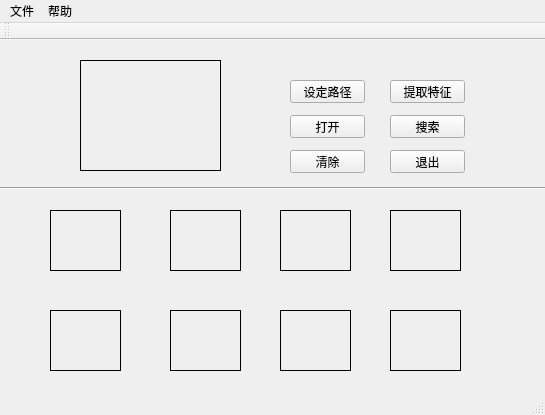
<?xml version="1.0" encoding="UTF-8"?>
<ui version="4.0">
 <class>MainWindow</class>
 <widget class="QMainWindow" name="MainWindow">
  <property name="geometry">
   <rect>
    <x>0</x>
    <y>0</y>
    <width>545</width>
    <height>415</height>
   </rect>
  </property>
  <property name="windowTitle">
   <string>chapter9</string>
  </property>
  <widget class="QWidget" name="centralWidget">
   <widget class="QLabel" name="label1">
    <property name="geometry">
     <rect>
      <x>80</x>
      <y>20</y>
      <width>141</width>
      <height>111</height>
     </rect>
    </property>
    <property name="frameShape">
     <enum>QFrame::Box</enum>
    </property>
    <property name="text">
     <string/>
    </property>
   </widget>
   <widget class="QLabel" name="label2">
    <property name="geometry">
     <rect>
      <x>50</x>
      <y>170</y>
      <width>71</width>
      <height>61</height>
     </rect>
    </property>
    <property name="frameShape">
     <enum>QFrame::Box</enum>
    </property>
    <property name="text">
     <string/>
    </property>
   </widget>
   <widget class="QLabel" name="label3">
    <property name="geometry">
     <rect>
      <x>170</x>
      <y>170</y>
      <width>71</width>
      <height>61</height>
     </rect>
    </property>
    <property name="frameShape">
     <enum>QFrame::Box</enum>
    </property>
    <property name="text">
     <string/>
    </property>
   </widget>
   <widget class="QLabel" name="label4">
    <property name="geometry">
     <rect>
      <x>280</x>
      <y>170</y>
      <width>71</width>
      <height>61</height>
     </rect>
    </property>
    <property name="frameShape">
     <enum>QFrame::Box</enum>
    </property>
    <property name="text">
     <string/>
    </property>
   </widget>
   <widget class="QLabel" name="label5">
    <property name="geometry">
     <rect>
      <x>390</x>
      <y>170</y>
      <width>71</width>
      <height>61</height>
     </rect>
    </property>
    <property name="frameShape">
     <enum>QFrame::Box</enum>
    </property>
    <property name="text">
     <string/>
    </property>
   </widget>
   <widget class="QLabel" name="label6">
    <property name="geometry">
     <rect>
      <x>50</x>
      <y>270</y>
      <width>71</width>
      <height>61</height>
     </rect>
    </property>
    <property name="frameShape">
     <enum>QFrame::Box</enum>
    </property>
    <property name="text">
     <string/>
    </property>
   </widget>
   <widget class="QLabel" name="label7">
    <property name="geometry">
     <rect>
      <x>170</x>
      <y>270</y>
      <width>71</width>
      <height>61</height>
     </rect>
    </property>
    <property name="frameShape">
     <enum>QFrame::Box</enum>
    </property>
    <property name="text">
     <string/>
    </property>
   </widget>
   <widget class="QLabel" name="label8">
    <property name="geometry">
     <rect>
      <x>280</x>
      <y>270</y>
      <width>71</width>
      <height>61</height>
     </rect>
    </property>
    <property name="frameShape">
     <enum>QFrame::Box</enum>
    </property>
    <property name="text">
     <string/>
    </property>
   </widget>
   <widget class="QLabel" name="label9">
    <property name="geometry">
     <rect>
      <x>390</x>
      <y>270</y>
      <width>71</width>
      <height>61</height>
     </rect>
    </property>
    <property name="frameShape">
     <enum>QFrame::Box</enum>
    </property>
    <property name="text">
     <string/>
    </property>
   </widget>
   <widget class="Line" name="line">
    <property name="geometry">
     <rect>
      <x>0</x>
      <y>140</y>
      <width>551</width>
      <height>16</height>
     </rect>
    </property>
    <property name="orientation">
     <enum>Qt::Horizontal</enum>
    </property>
   </widget>
   <widget class="QPushButton" name="pushButton">
    <property name="geometry">
     <rect>
      <x>290</x>
      <y>75</y>
      <width>75</width>
      <height>23</height>
     </rect>
    </property>
    <property name="text">
     <string>打开</string>
    </property>
   </widget>
   <widget class="QPushButton" name="pushButton_2">
    <property name="geometry">
     <rect>
      <x>390</x>
      <y>75</y>
      <width>75</width>
      <height>23</height>
     </rect>
    </property>
    <property name="text">
     <string>搜索</string>
    </property>
   </widget>
   <widget class="QPushButton" name="pushButton_3">
    <property name="geometry">
     <rect>
      <x>290</x>
      <y>110</y>
      <width>75</width>
      <height>23</height>
     </rect>
    </property>
    <property name="text">
     <string>清除</string>
    </property>
   </widget>
   <widget class="QPushButton" name="pushButton_4">
    <property name="geometry">
     <rect>
      <x>390</x>
      <y>110</y>
      <width>75</width>
      <height>23</height>
     </rect>
    </property>
    <property name="text">
     <string>退出</string>
    </property>
   </widget>
   <widget class="QPushButton" name="pushButton_5">
    <property name="geometry">
     <rect>
      <x>290</x>
      <y>40</y>
      <width>75</width>
      <height>23</height>
     </rect>
    </property>
    <property name="text">
     <string>设定路径</string>
    </property>
   </widget>
   <widget class="QPushButton" name="pushButton_6">
    <property name="geometry">
     <rect>
      <x>390</x>
      <y>40</y>
      <width>75</width>
      <height>23</height>
     </rect>
    </property>
    <property name="text">
     <string>提取特征</string>
    </property>
   </widget>
  </widget>
  <widget class="QMenuBar" name="menuBar">
   <property name="geometry">
    <rect>
     <x>0</x>
     <y>0</y>
     <width>545</width>
     <height>23</height>
    </rect>
   </property>
   <widget class="QMenu" name="menu">
    <property name="title">
     <string>文件</string>
    </property>
    <addaction name="action"/>
    <addaction name="action_3"/>
    <addaction name="openCustomeFile"/>
    <addaction name="action_2"/>
    <addaction name="exitSystem"/>
   </widget>
   <widget class="QMenu" name="menu_2">
    <property name="title">
     <string>帮助</string>
    </property>
    <addaction name="copyright"/>
    <addaction name="about"/>
   </widget>
   <addaction name="menu"/>
   <addaction name="menu_2"/>
  </widget>
  <widget class="QToolBar" name="mainToolBar">
   <attribute name="toolBarArea">
    <enum>TopToolBarArea</enum>
   </attribute>
   <attribute name="toolBarBreak">
    <bool>false</bool>
   </attribute>
  </widget>
  <widget class="QStatusBar" name="statusBar"/>
  <action name="action">
   <property name="text">
    <string>设定目录</string>
   </property>
  </action>
  <action name="openCustomeFile">
   <property name="text">
    <string>打开待检索文件</string>
   </property>
  </action>
  <action name="action_2">
   <property name="text">
    <string>检索</string>
   </property>
  </action>
  <action name="exitSystem">
   <property name="text">
    <string>退出</string>
   </property>
  </action>
  <action name="copyright">
   <property name="text">
    <string>版权</string>
   </property>
  </action>
  <action name="about">
   <property name="text">
    <string>关于</string>
   </property>
  </action>
  <action name="action_3">
   <property name="text">
    <string>提取特征</string>
   </property>
  </action>
 </widget>
 <layoutdefault spacing="6" margin="11"/>
 <resources/>
 <connections/>
</ui>
